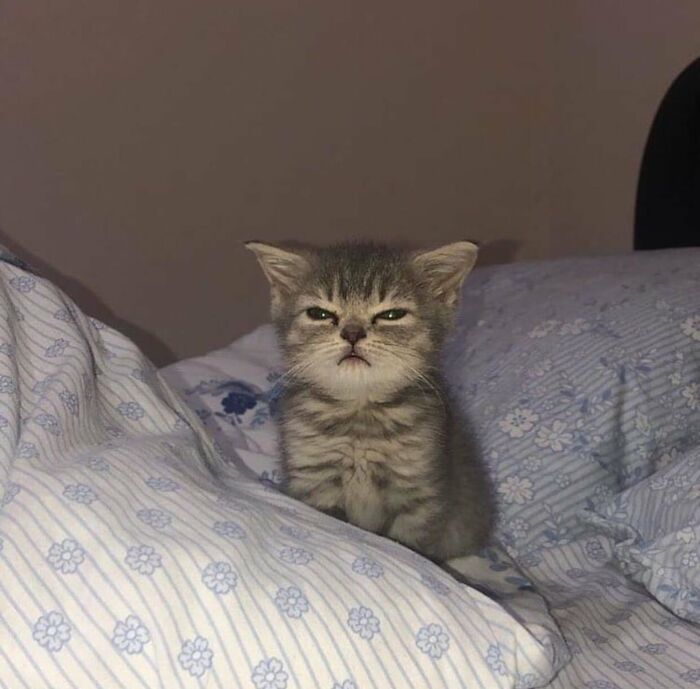
#> input picture Foto/cat.jpeg, 700 x 689 px
$ python counturs.py
#> lines starting #> are read from the running program, lines starting #| are printed output that depends on the picture; after the words box and inside, x2 and y2 are one past the last pixel; in counts of white or black regions, pixels touching at a corner belong together
import cv2 as cv
import numpy as np

img = cv.imread('Foto/cat.jpeg')
#> img is the input picture: shape (689, 700, 3); mean B, G, R 107.7, 111.3, 120.5
cv.imshow('cat', img)

blank = np.zeros(img.shape, dtype="uint8")
cv.imshow('Blank', blank)

gray = cv.cvtColor(img, cv.COLOR_BGR2GRAY)
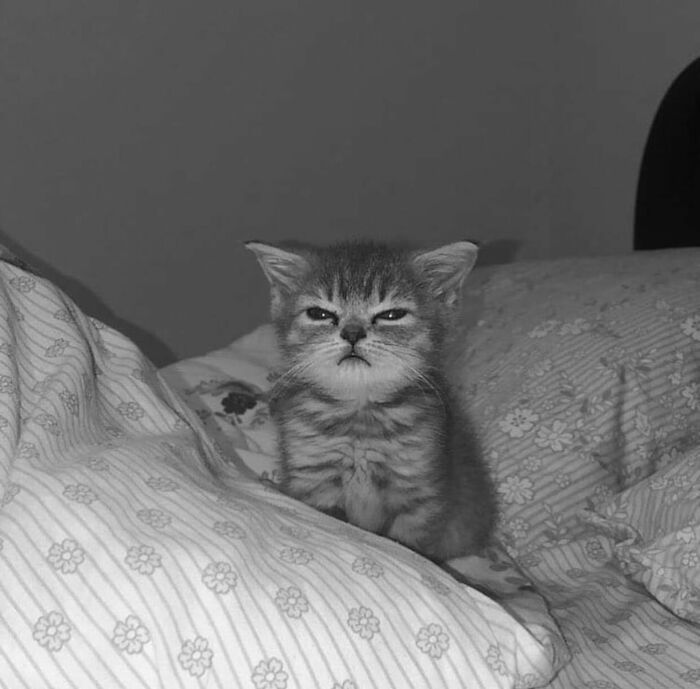
#> gray: shape (689, 700); min 7, max 250, mean 113.6
cv.imshow('Gray', gray)

# [5 lines of commented-out code are left out]

ret, tresh = cv.threshold(gray, 125,255, cv.THRESH_BINARY)
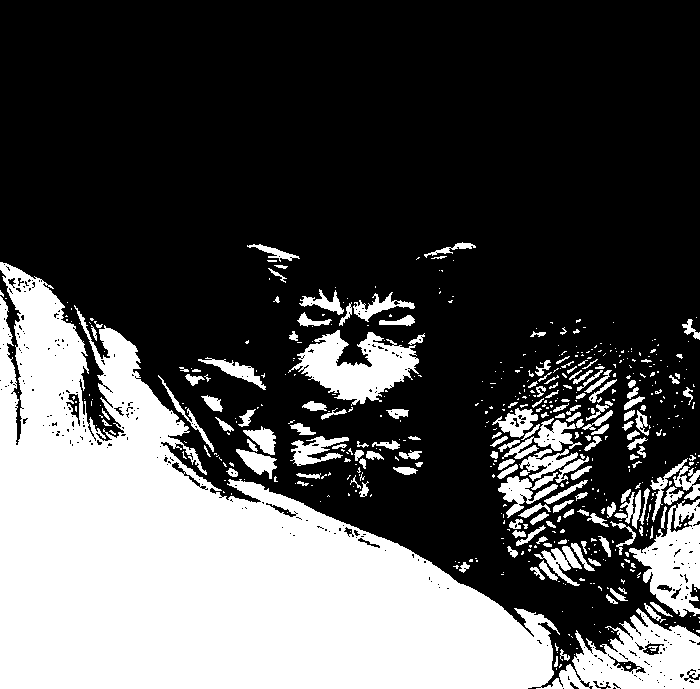
#> tresh: shape (689, 700); 32.1% white; 540 white regions (372 under 20 px)
cv.imshow('thresh', tresh)

contours, hierarchies = cv.findContours(tresh, cv.RETR_LIST, cv.CHAIN_APPROX_NONE)
#> contours = 956 contours, 803 with area under 20; largest, box (x1, y1, x2, y2) and area: (0, 262, 700, 689) 123407, (288, 330, 419, 406) 4718, (629, 499, 700, 617) 4474, (502, 418, 582, 459) 905, (498, 476, 558, 518) 804
print(f'{len(contours)} contour(s) ditemukan!')
#| 956 contour(s) ditemukan!

cv.drawContours(blank, contours, -1, (0,0,255), 1)
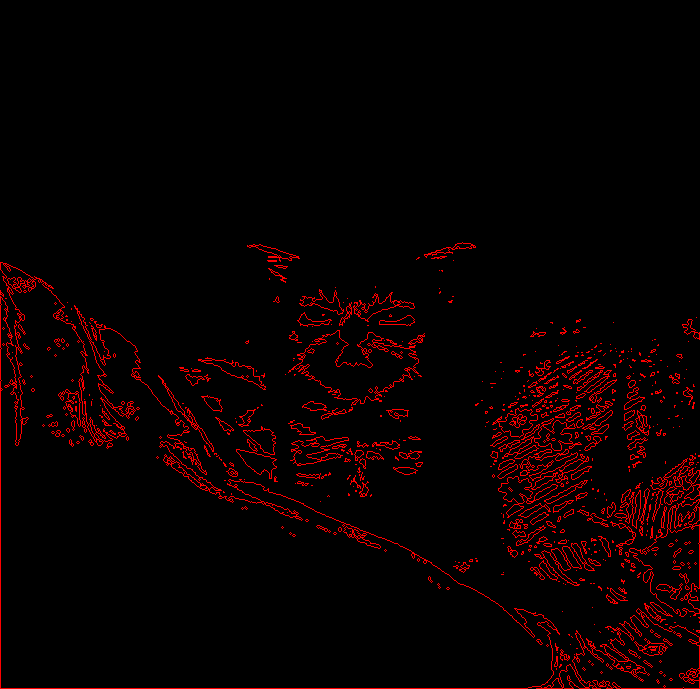
#> blank: shape (689, 700, 3); mean of channels 0, 1, 2 0, 0, 9.8; drawn as B, G, R
cv.imshow('Countours Draw', blank)


cv.waitKey(0)

$ run again, with Foto/bts.jpg copied over Foto/cat.jpeg
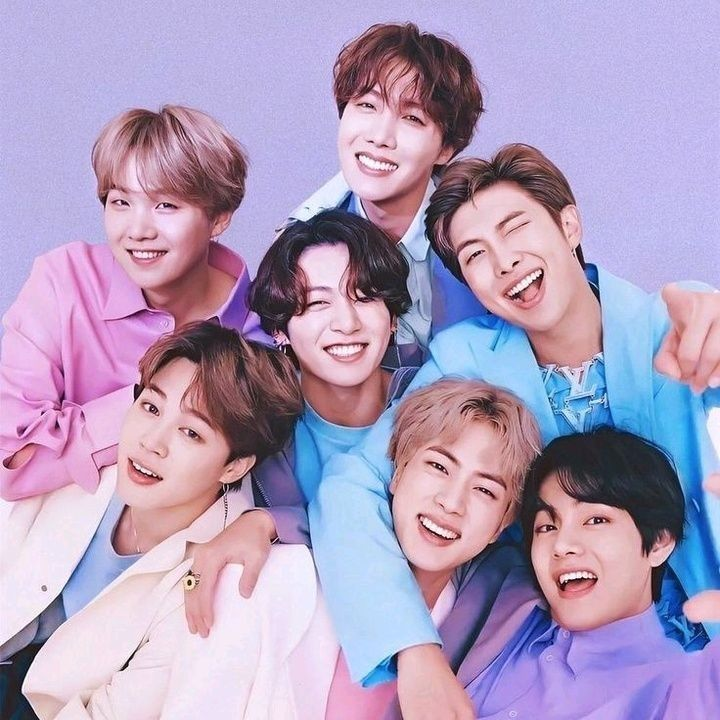
#> input picture Foto/bts.jpg, 720 x 720 px
#> img is the input picture: shape (720, 720, 3); mean B, G, R 189, 156.9, 175.3
#> `ret, tresh = cv.threshold(gray, 125,255, cv.THRESH_BINARY)`:
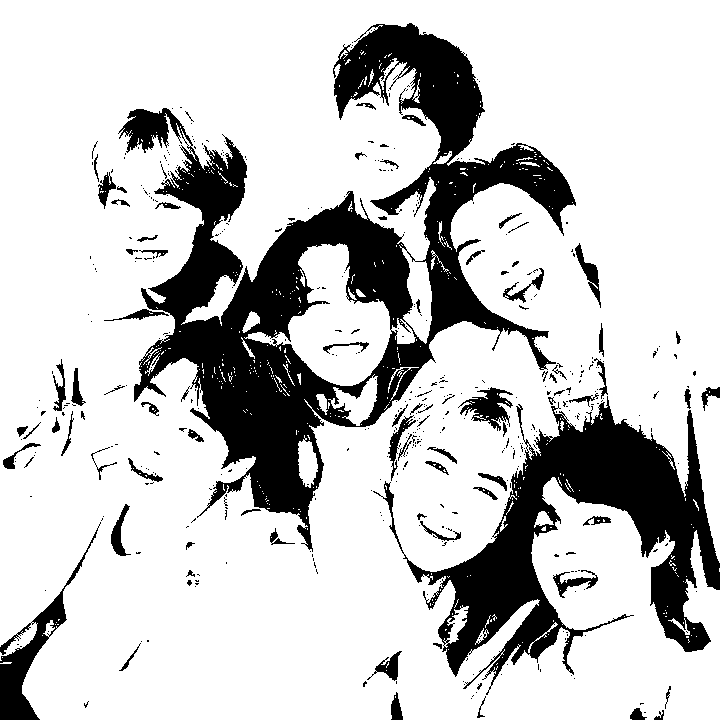
#> tresh: shape (720, 720); 78.6% white; 482 black regions (397 under 20 px)
#> contours = 1352 contours, 1224 with area under 20; largest, box (x1, y1, x2, y2) and area: (0, 0, 720, 720) 479730, (133, 22, 577, 553) 70596, (118, 107, 194, 154) 1842, (459, 386, 514, 432) 1258, (328, 374, 378, 426) 998
#| 1352 contour(s) ditemukan!
#> `cv.drawContours(blank, contours, -1, (0,0,255), 1)`:
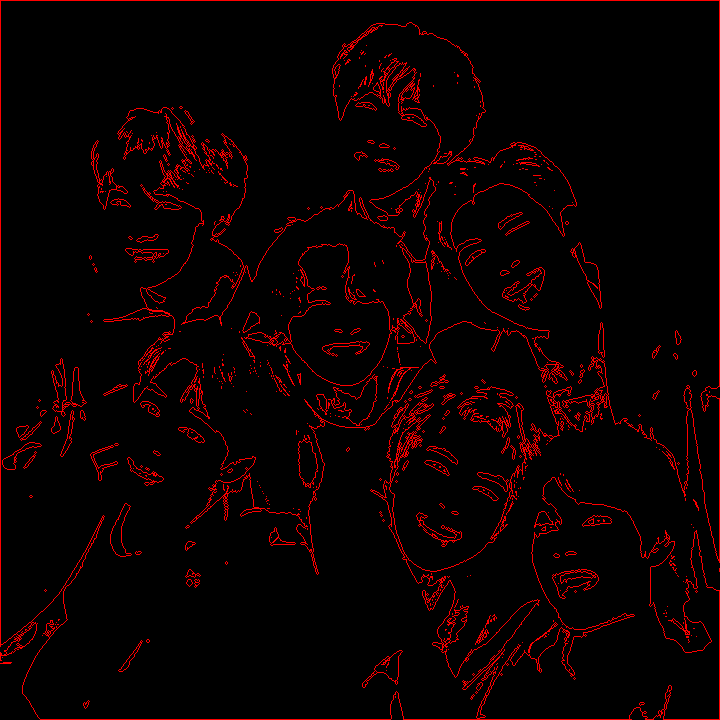
#> blank: shape (720, 720, 3); mean of channels 0, 1, 2 0, 0, 11.6; drawn as B, G, R

$ run again, with Foto/jokowi.jpg copied over Foto/cat.jpeg
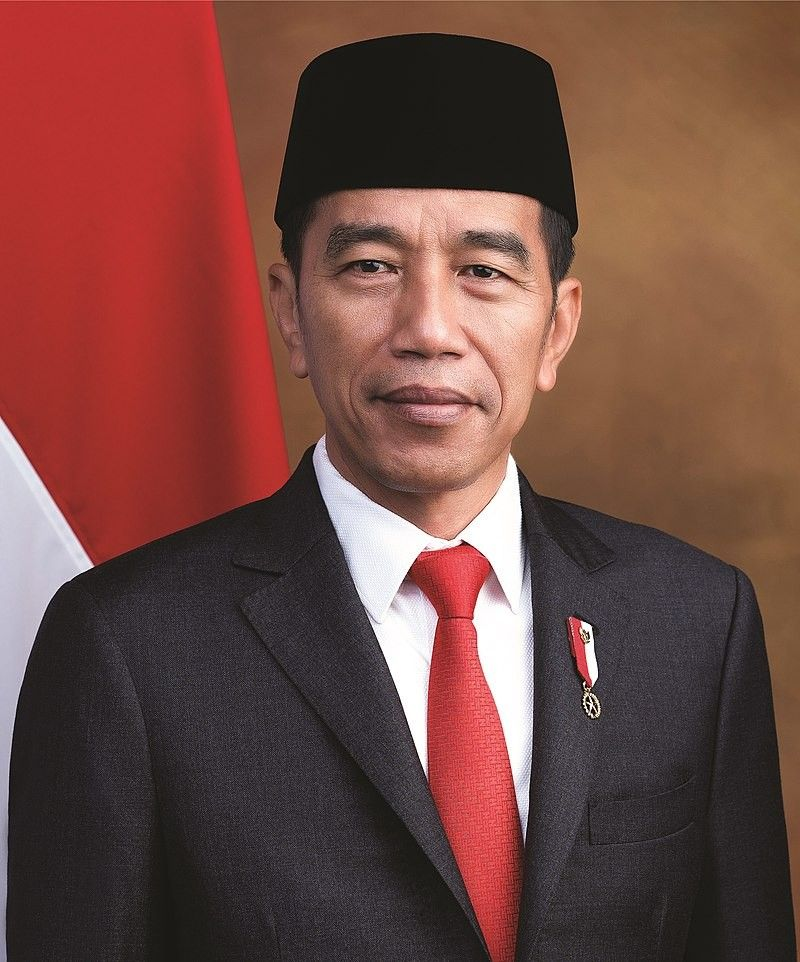
#> input picture Foto/jokowi.jpg, 800 x 962 px
#> img is the input picture: shape (962, 800, 3); mean B, G, R 65.9, 72.9, 114.1
#> `ret, tresh = cv.threshold(gray, 125,255, cv.THRESH_BINARY)`:
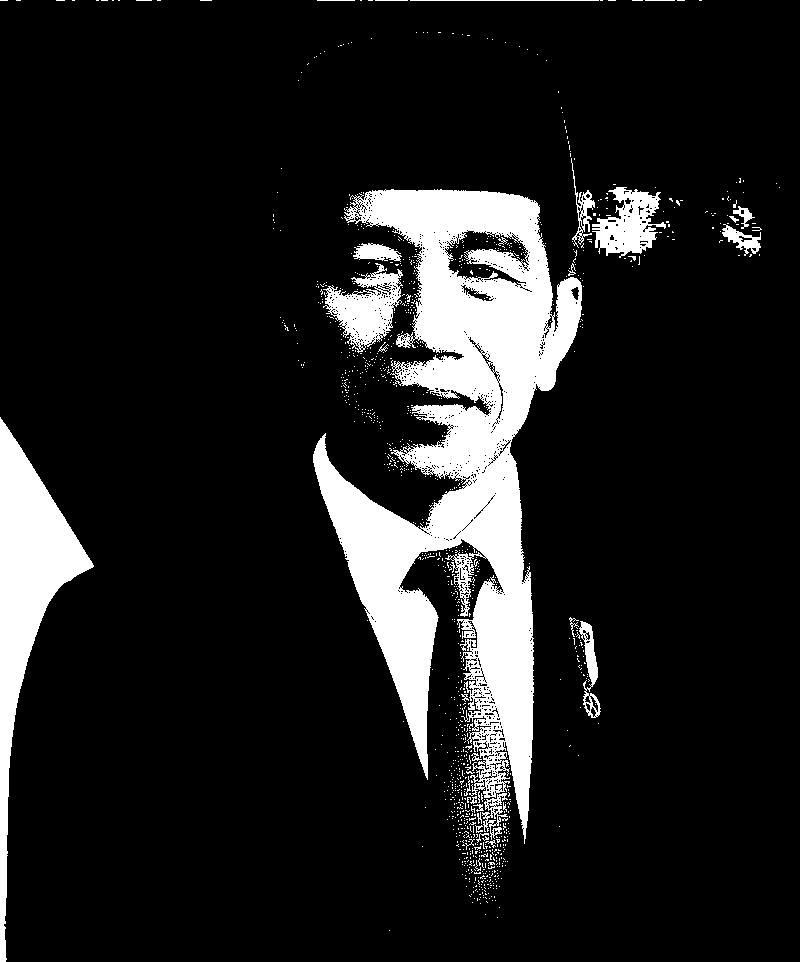
#> tresh: shape (962, 800); 12.5% white; 1124 white regions (1095 under 20 px)
#> contours = 2586 contours, 2530 with area under 20; largest, box (x1, y1, x2, y2) and area: (313, 189, 582, 844) 70932, (0, 417, 94, 962) 14436, (323, 263, 403, 353) 3504, (592, 187, 666, 258) 2745, (444, 230, 530, 287) 2326
#| 2586 contour(s) ditemukan!
#> `cv.drawContours(blank, contours, -1, (0,0,255), 1)`:
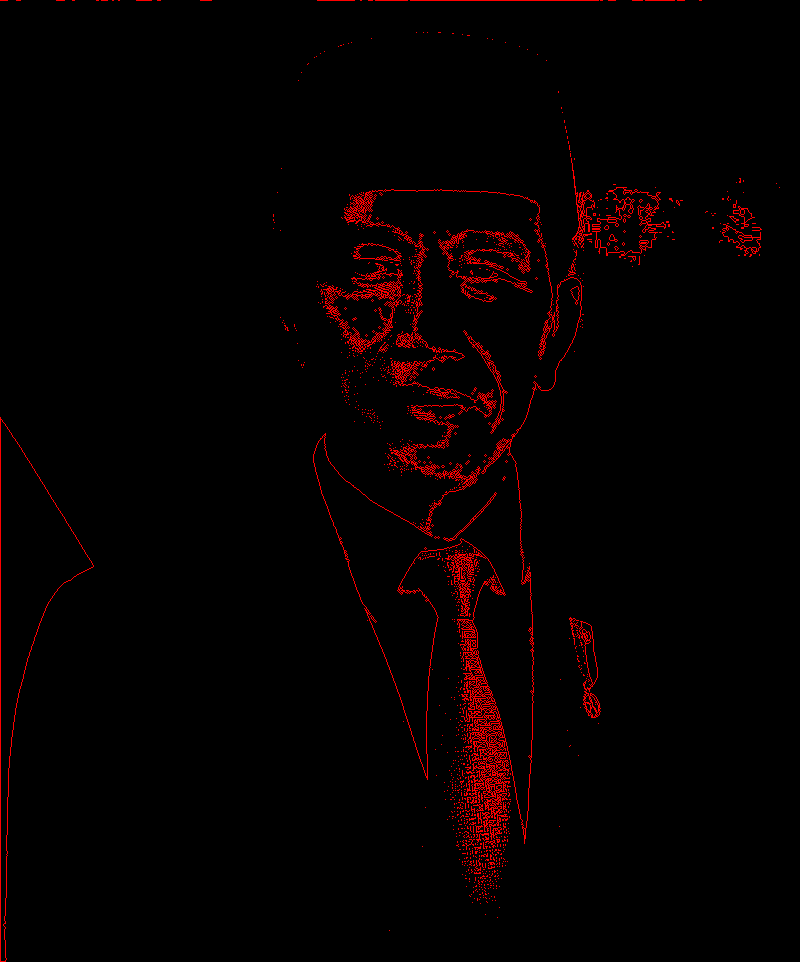
#> blank: shape (962, 800, 3); mean of channels 0, 1, 2 0, 0, 5.9; drawn as B, G, R
